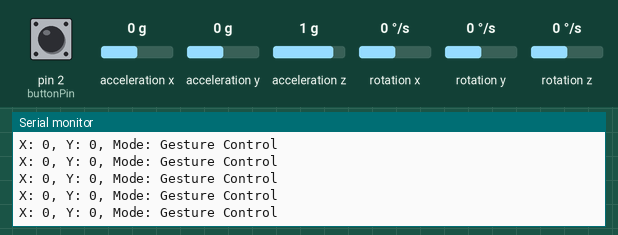
This sketch was run on a simulated Arduino Uno, built with avr-gcc and run on an emulated ATmega328P. Parts: the last lines printed to the serial monitor. The inputs (shaded band) are chosen by the test bench; at power-on: acceleration x 0 g, pin 2 (buttonPin) HIGH, acceleration y 0 g, acceleration z 1 g, rotation x 0 °/s, rotation y 0 °/s, rotation z 0 °/s. No radio packets arrive unless stated.

Above: at 1.2 s.
1.3 s: acceleration x set to -1.4 g
At 1.36 s:
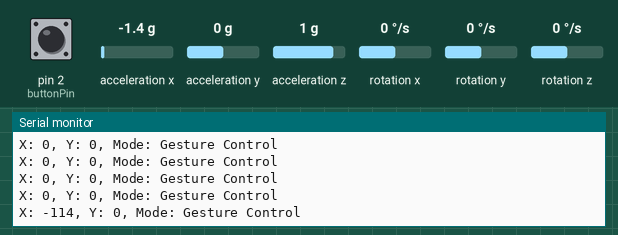
4.3 s: pin 2 (buttonPin) pulled LOW for 0.15 s
At 4.53 s:
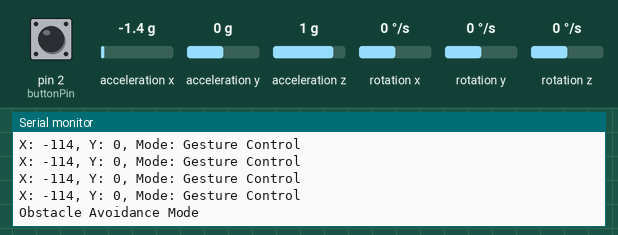
6.0 s: acceleration y set to -1.4 g
At 6.03 s:
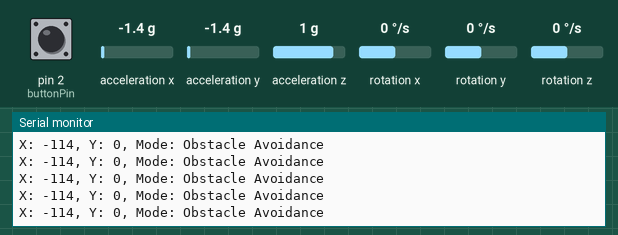
9.0 s: pin 2 (buttonPin) pulled LOW for 1 s
At 9.2 s:
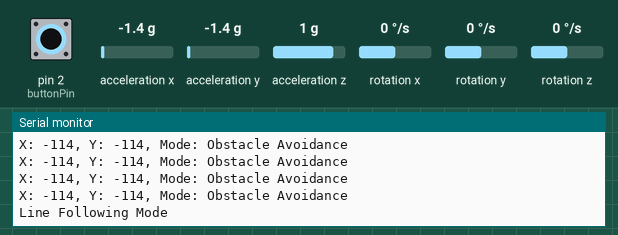
11.5 s: acceleration x set to -0.8 g
At 11.54 s:
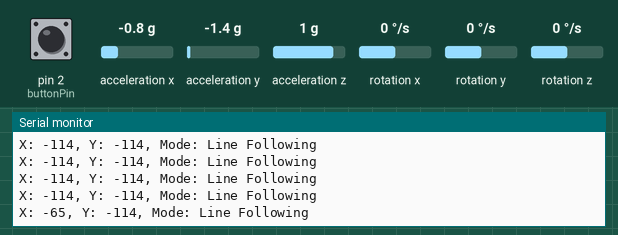
14.5 s: pin 2 (buttonPin) pulled LOW for 0.15 s
At 14.71 s:
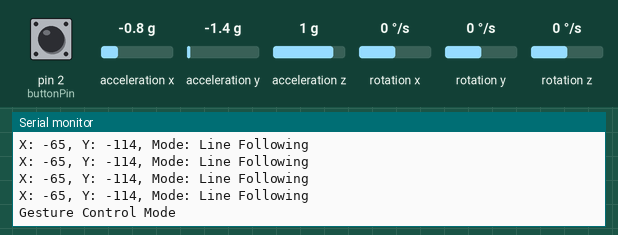
Timing chart, 0 to 17.5 s (numbered marks = the images above; inputs shaded):
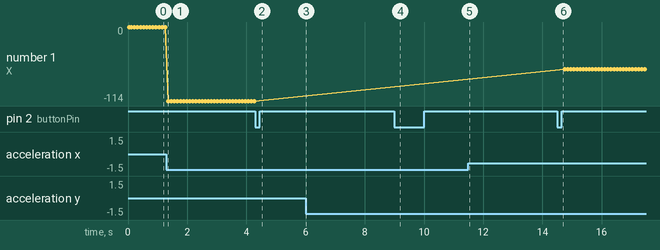

Measured:
- after the input at 1.3 s, the serial monitor: prints a new line after 0.06 s (image 1)
- after the input at 4.3 s, the serial monitor: prints a new line after 0.07 s (image 2)
- after the input at 9.0 s, the serial monitor: prints a new line after 0.05 s (image 4)
- after the input at 11.5 s, the serial monitor: prints a new line at once (image 5)
- after the input at 14.5 s, the serial monitor: prints a new line after 0.05 s (image 6)
- plotted number 1: 0 → -114 after the input at 1.3 s

The sketch:

transmeter.ino
```cpp
#include <Wire.h>
#include <SPI.h>
#include <nRF24L01.h>
#include <RF24.h>
#include <MPU6050.h>

// nRF24L01 setup
RF24 radio(8, 10); // CE and CSN pins for nRF24L01
const byte address[6] = "00001"; // Communication address

// MPU6050 setup
MPU6050 mpu;

// Data structure for transmission
struct Data {
  int xAxis;   // Scaled x-axis acceleration
  int yAxis;   // Scaled y-axis acceleration
  int mode;    // 0: Gesture Control, 1: Obstacle Avoidance, 2: Line Following
};

Data sendData;

// Button pin and mode control
const int buttonPin = 2;
int currentMode = 0; // Initial mode: Gesture Control

void setup() {
  Serial.begin(9600);
  Wire.begin();

  // Initialize MPU6050
  mpu.initialize();
  if (!mpu.testConnection()) {
    Serial.println("MPU6050 connection failed!");
    while (1); // Stop execution if MPU6050 is not connected
  }
  Serial.println("MPU6050 connected successfully.");

  // Initialize nRF24L01
  radio.begin();
  radio.openWritingPipe(address);
  radio.setPALevel(RF24_PA_MIN);
  radio.setDataRate(RF24_250KBPS);
  radio.stopListening();

  // Configure button as input with pull-up resistor
  pinMode(buttonPin, INPUT_PULLUP);
}

void loop() {
  // Check button press for mode switching
  static bool lastButtonState = HIGH;
  bool currentButtonState = digitalRead(buttonPin);

  if (lastButtonState == HIGH && currentButtonState == LOW) {
    currentMode = (currentMode + 1) % 3; // Cycle through modes: 0, 1, 2
    switch (currentMode) {
      case 0:
        Serial.println("Gesture Control Mode");
        break;
      case 1:
        Serial.println("Obstacle Avoidance Mode");
        break;
      case 2:
        Serial.println("Line Following Mode");
        break;
    }
    delay(200); // Debounce delay
  }
  lastButtonState = currentButtonState;

  // Read acceleration data from MPU6050
  int16_t ax, ay, az;
  mpu.getAcceleration(&ax, &ay, &az);

  // Scale acceleration values by dividing by 200
  sendData.xAxis = ax / 200;
  sendData.yAxis = ay / 200;
  sendData.mode = currentMode; // Send the current mode

  // Send data over nRF24L01
  radio.stopListening();
  radio.write(&sendData, sizeof(Data));
  radio.startListening();

  // Print data and transmission status to Serial Monitor
  Serial.print("X: ");
  Serial.print(sendData.xAxis);
  Serial.print(", Y: ");
  Serial.print(sendData.yAxis);
  Serial.print(", Mode: ");
  switch (sendData.mode) {
    case 0:
      Serial.println("Gesture Control");
      break;
    case 1:
      Serial.println("Obstacle Avoidance");
      break;
    case 2:
      Serial.println("Line Following");
      break;
  }

  delay(100); // Adjust delay as needed
}
```
